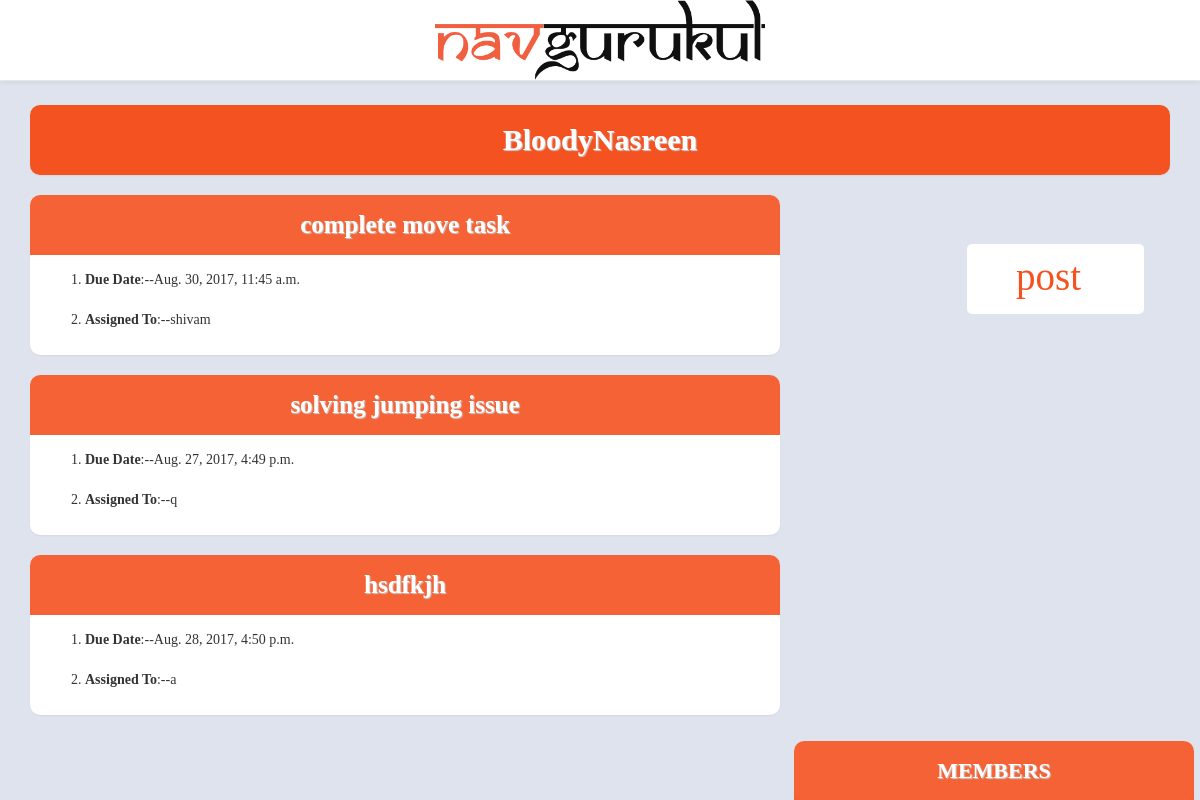
The app's page /project_page/1/, older data.
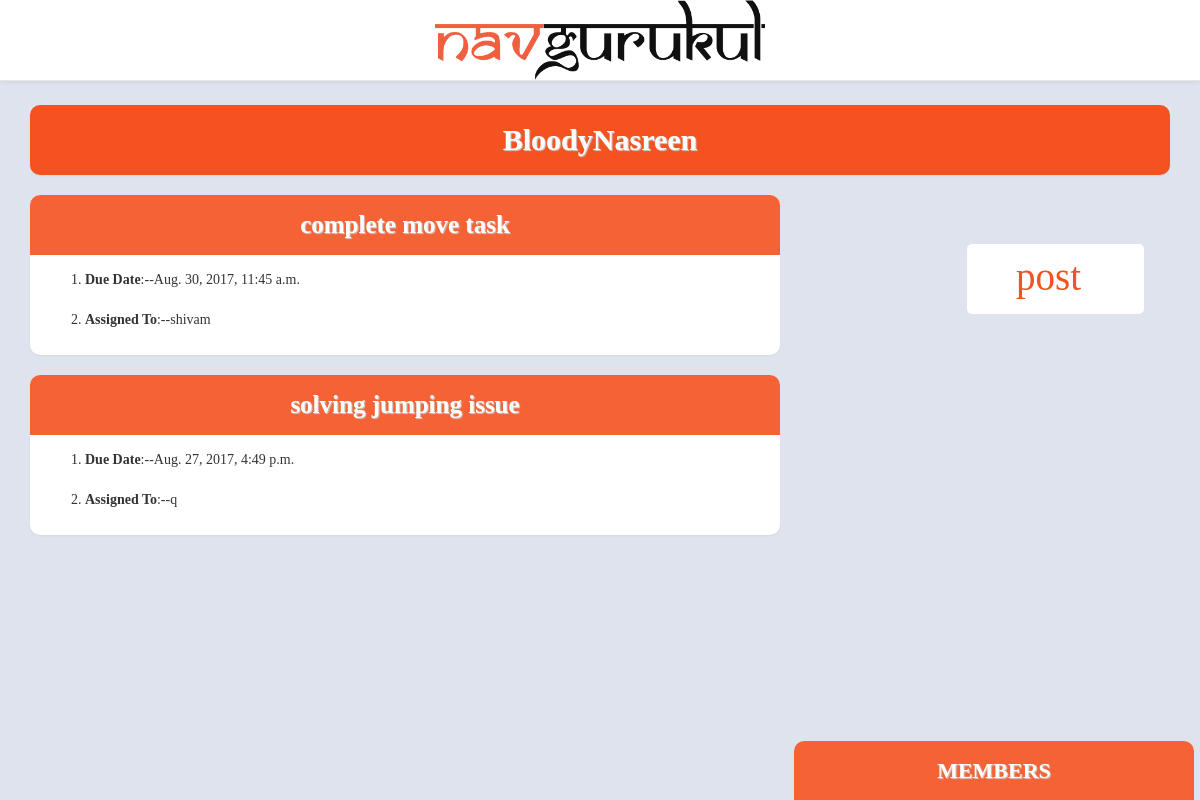
The same page, newer data.
### core/models.py (models this page shows, shortened)
class Task(models.Model):
	project = models.ForeignKey(Project)
	task_heading = models.CharField(max_length=100)
	assigned_to = models.ForeignKey(User)
	due_date = models.DateTimeField()

### core/views.py (the view)
# urls.py: url(r'^project_page/(?P<pk>\d+)/$',views.detail, name="detail"),
def detail(request, pk):
	a_project = Project.objects.get(pk=pk)
	all_user =  a_project.user.all()
	project_task = Task.objects.filter(project=a_project)
	return render(request, 'core/detail.html', {'project': a_project, 'users': all_user, 'tasks': project_task})

### core/templates/core/detail.html (shortened to what this page needs)
{% extends 'core/base.html' %}
{% load staticfiles %}
    {% block content %}
    <div class="panel panel-default top_m">
        <div class="head">
            {{ project.project_heading }}
        </div>
    </div>
<div class="post_1"><a class="post_button_1" href="{% url 'assign_task' pk=project.pk%}">post</a></div>
    <div class="row">
        {% for task in tasks %}
            <div class="col-md-6 col-sm-3 col-lg-8">
                <div class="panel">
                    <div class="panel_2">
                        <a class="colr" href="{% url 'comment' pk=task.pk%}">
                            {{ task.task_heading}}
                        </a>
                    </div>
                    <div class="panel-body">
                        <ol>
                            <li><b>Due Date</b>:--{{ task.due_date }}</li>
                            <br>
                            <li><b>Assigned To</b>:--{{task.assigned_to}}</li>
                        </ol>
                    </div>
                </div>
            </div>
        {% endfor %}
                    <div class="panel panel-default panel_3">
                        <div class="panel_4 ">
                            MEMBERS
                        </div>
                    </div>
    </div>
    {% endblock %}

Row changes from the older to the newer data that the page shows:
removed Task: task_heading "hsdfkjh", due_date "Aug. 28, 2017, 4:50 p.m.", assigned_to "a"
